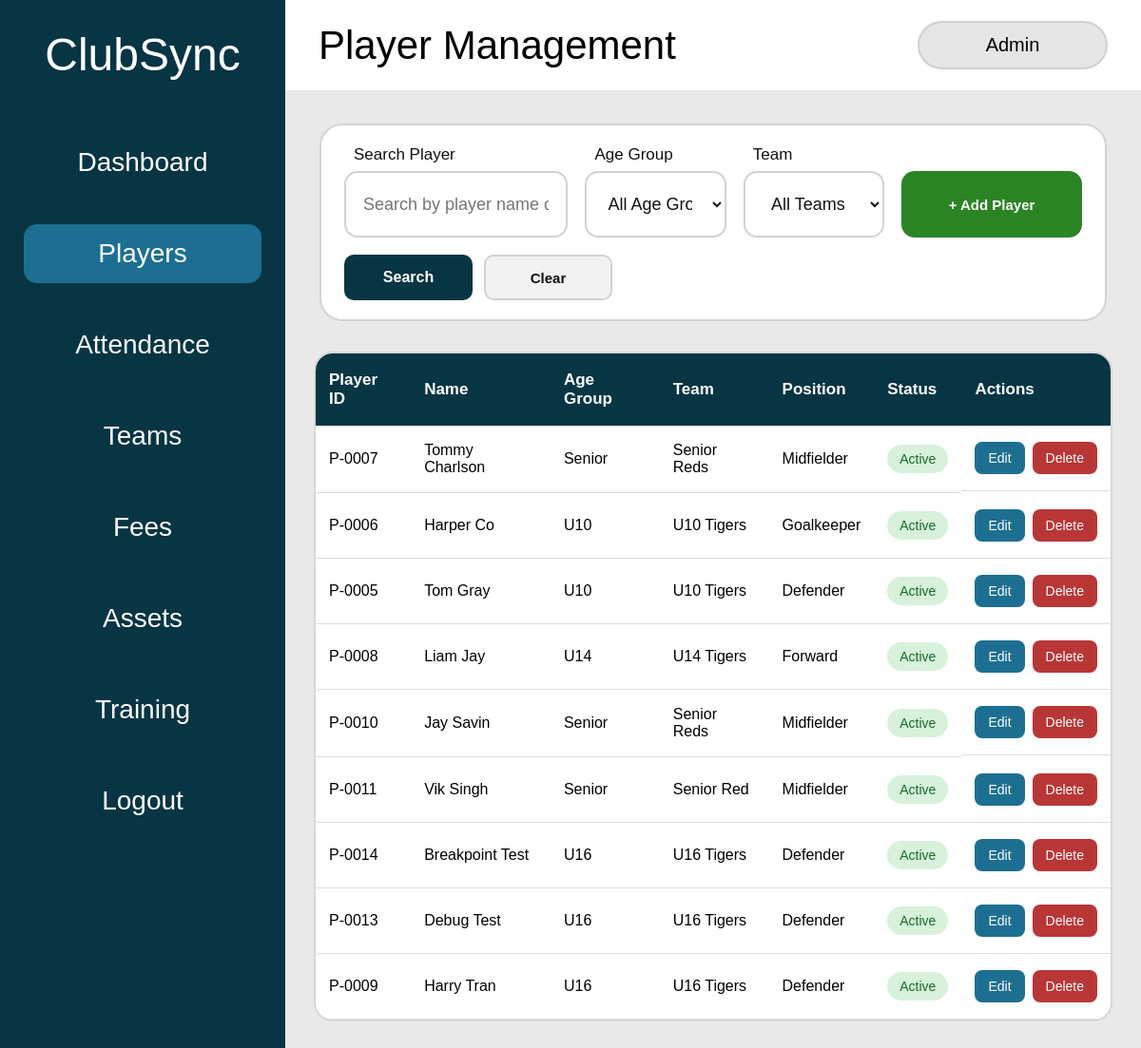
Before: /players (signed in) with the older database file.
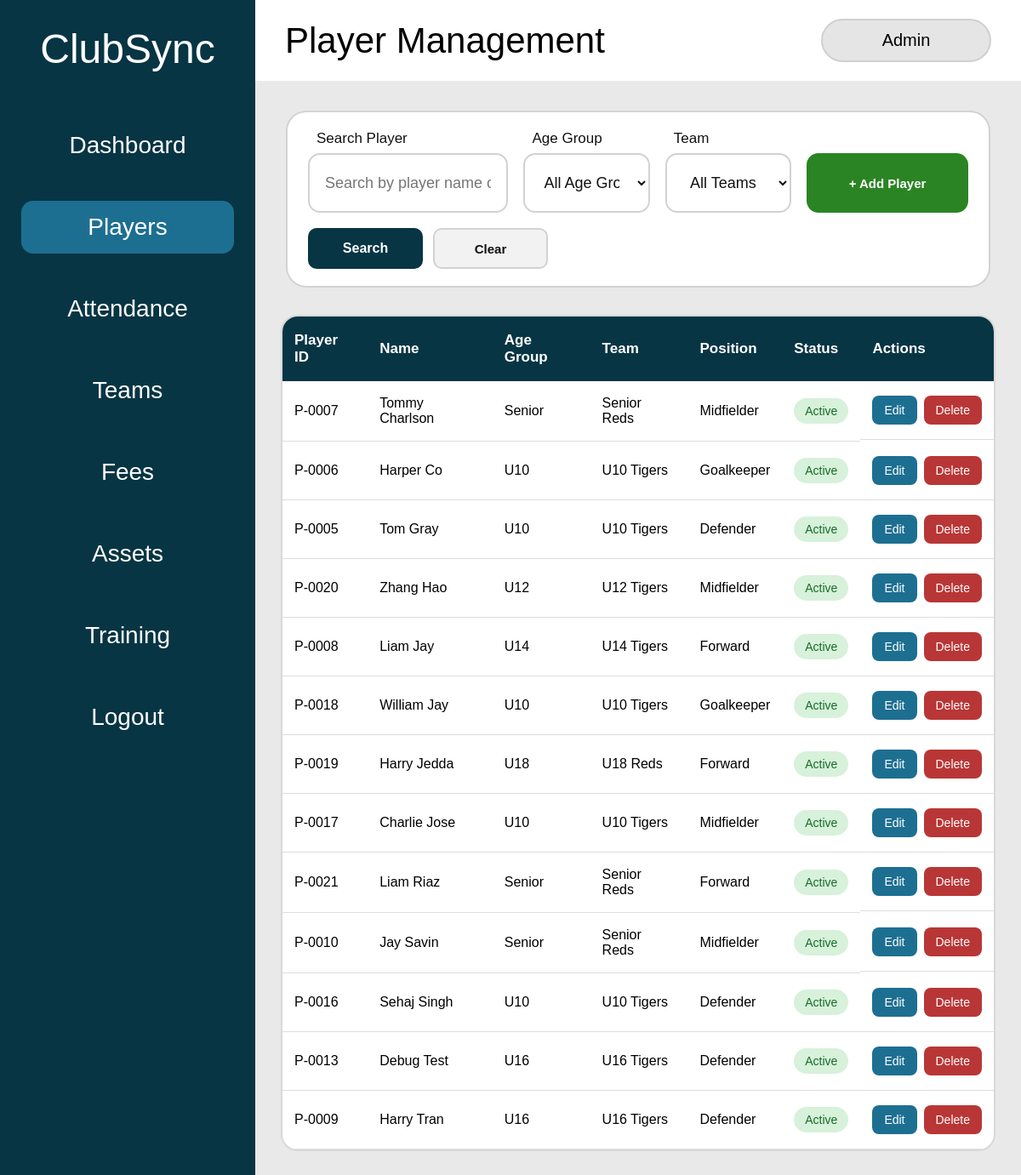
After: the same page with the newer database file.
### tables this page shows
CREATE TABLE players (
    player_id INTEGER PRIMARY KEY AUTOINCREMENT,
    first_name TEXT NOT NULL,
    last_name TEXT NOT NULL,
    date_of_birth TEXT NOT NULL,
    age_group TEXT NOT NULL,
    team TEXT NOT NULL,
    position TEXT NOT NULL,
    contact_phone TEXT,
    emergency_contact TEXT,
    medical_notes TEXT,
    registration_status TEXT NOT NULL DEFAULT 'Active'
);

### app.py (the view, shortened to what this page needs)
@app.route("/players")
def players():
    if "role" not in session:
        return redirect(url_for("login"))
    if session["role"] == "Viewer":
        return redirect(url_for("viewer"))
    search = request.args.get(
        "search",
        ""
    ).strip()
    age_group = request.args.get(
        "age_group",
        ""
    ).strip()
    team = request.args.get(
        "team",
        ""
    ).strip()
    connection = get_database_connection()
    query = """
        SELECT *
        FROM players
        WHERE 1 = 1
    """
    parameters = []
    if age_group:
        query += " AND age_group = ?"
        parameters.append(age_group)
    if team:
        query += " AND team = ?"
        parameters.append(team)
    query += """
        ORDER BY
            last_name,
            first_name
    """
    player_records = connection.execute(
        query,
        parameters
    ).fetchall()
    teams = connection.execute("""
        SELECT DISTINCT team
        FROM players
        WHERE team != ''
        ORDER BY team
    """).fetchall()
    connection.close()
    return render_template(
        "players.html",
        players=player_records,
        teams=teams,
        search=search,
        selected_age_group=age_group,
        selected_team=team
    )

### app.py (called while the page is built)
def get_database_connection():
    connection = sqlite3.connect("clubsync.db")
    connection.row_factory = sqlite3.Row
    connection.execute("PRAGMA foreign_keys = ON")
    return connection

### templates/players.html (shortened to what this page needs)
<!DOCTYPE html>
<html lang="en">
<head>
    <link
        rel="stylesheet"
        href="{{ url_for('static', filename='css/style.css') }}"
    >
</head>
<body>
<div class="app-layout">
    <aside class="sidebar">
        <h1>ClubSync</h1>
        <nav>
            <a href="{{ url_for('dashboard') }}">
                Dashboard
            </a>
            <a
                class="active"
                href="{{ url_for('players') }}"
            >
                Players
            </a>
            <a href="{{ url_for('attendance') }}">
                Attendance
            </a>
            <a href="{{ url_for('teams') }}">
                Teams
            </a>
            <a href="{{ url_for('fees') }}">
                Fees
            </a>
            <a href="{{ url_for('assets') }}">
                Assets
            </a>
            <a href="{{ url_for('training') }}">
                Training
            </a>
            <a href="{{ url_for('logout') }}">
                Logout
            </a>
        </nav>
    </aside>
    <main class="main-content">
        <div class="top-bar">
            <div>
                <h2>Player Management</h2>
            </div>
            <div class="user-box">
                {{ session["role"] }}
            </div>
        </div>
        <section class="players-toolbar {% if session['role'] == 'Admin' %}admin-layout{% else %}coach-layout{% endif %}">
            <form
                method="GET"
                action="{{ url_for('players') }}"
                class="player-search-form"
            >
                <div class="player-filter-field player-search-field">
                    <label for="playerSearch">
                        Search Player
                    </label>
                    <input
                        id="playerSearch"
                        type="text"
                        name="search"
                        placeholder="Search by player name or position"
                        value="{{ search }}"
                    >
                </div>
                <div class="player-filter-field">
                    <label for="playerAgeGroup">
                        Age Group
                    </label>
                    <select
                        id="playerAgeGroup"
                        name="age_group"
                    >
                        <option value="">
                            All Age Groups
                        </option>
                    </select>
                </div>
                <div class="player-filter-field">
                    <label for="playerTeam">
                        Team
                    </label>
                    <select
                        id="playerTeam"
                        name="team"
                    >
                        <option value="">
                            All Teams
                        </option>
                    </select>
                </div>
                <div class="player-filter-actions">
                    <button
                        type="submit"
                        class="player-search-button"
                    >
                        Search
                    </button>
                    <a
                        href="{{ url_for('players') }}"
                        class="clear-filter-button"
                    >
                        Clear
                    </a>
                </div>
            </form>
            {% if session["role"] == "Admin" %}
                <button
                    type="button"
                    class="add-player-button"
                    onclick="openAddPlayerModal()"
                >
                    + Add Player
                </button>
            {% endif %}
        </section>
        <section class="player-table-container">
            <table class="player-table">
                <thead>
                    <tr>
                        <th>Player ID</th>
                        <th>Name</th>
                        <th>Age Group</th>
                        <th>Team</th>
                        <th>Position</th>
                        <th>Status</th>
                        {% if session["role"] == "Admin" %}
                            <th>Actions</th>
                        {% endif %}
                    </tr>
                </thead>
                <tbody>
                    {% for player in players %}
                    <tr>
                        <td>
                            P-{{ "%04d"|format(player["player_id"]) }}
                        </td>
                        <td>
                            {{ player["first_name"] }}
                            {{ player["last_name"] }}
                        </td>
                        <td>
                            {{ player["age_group"] }}
                        </td>
                        <td>
                            {{ player["team"] }}
                        </td>
                        <td>
                            {{ player["position"] }}
                        </td>
                        <td>
                            <span
                                class="player-status
                                {% if player['registration_status'] == 'Active' %}
                                    active-status
                                {% else %}
                                    inactive-status
                                {% endif %}"
                            >
                                {{ player["registration_status"] }}
                            </span>
                        </td>
                        {% if session["role"] == "Admin" %}
                        <td class="player-actions">
                            <button
                                type="button"
                                class="edit-player-button"
                                onclick="openEditPlayerModal(
                                    '{{ player['player_id'] }}',
                                    '{{ player['first_name']|e }}',
                                    '{{ player['last_name']|e }}',
                                    '{{ player['date_of_birth'] }}',
                                    '{{ player['age_group'] }}',
                                    '{{ player['team']|e }}',
                                    '{{ player['position'] }}',
                                    '{{ player['contact_phone']|e }}',
                                    '{{ player['emergency_contact']|e }}',
                                    '{{ player['medical_notes']|e }}',
                                    '{{ player['registration_status'] }}'
                                )"
                            >
                                Edit
                            </button>
                            <form
                                method="POST"
                                action="{{ url_for(
                                    'delete_player',
                                    player_id=player['player_id']
                                ) }}"
                                class="delete-player-form"
                                onsubmit="return confirm(
                                    'Are you sure you want to delete this player?'
                                );"
                            >
                                <button
                                    type="submit"
                                    class="delete-player-button"
                                >
                                    Delete
                                </button>
                            </form>
                        </td>
                        {% endif %}
                    </tr>
                    {% endfor %}
                </tbody>
            </table>
        </section>
    </main>
</div>
</body>
</html>

Changed rows visible on the page:
removed players: player_id "0011", first_name "Vik", last_name "Singh", age_group "Senior", team "Senior Red", position "Midfielder", registration_status "Active"
removed players: player_id "0014", first_name "Breakpoint", last_name "Test", age_group "U16", team "U16 Tigers", position "Defender", registration_status "Active"
added players: player_id "0020", first_name "Zhang", last_name "Hao", age_group "U12", team "U12 Tigers", position "Midfielder", registration_status "Active"
added players: player_id "0018", first_name "William", last_name "Jay", age_group "U10", team "U10 Tigers", position "Goalkeeper", registration_status "Active"
added players: player_id "0019", first_name "Harry", last_name "Jedda", age_group "U18", team "U18 Reds", position "Forward", registration_status "Active"
added players: player_id "0017", first_name "Charlie", last_name "Jose", age_group "U10", team "U10 Tigers", position "Midfielder", registration_status "Active"
added players: player_id "0021", first_name "Liam", last_name "Riaz", age_group "Senior", team "Senior Reds", position "Forward", registration_status "Active"
added players: player_id "0016", first_name "Sehaj", last_name "Singh", age_group "U10", team "U10 Tigers", position "Defender", registration_status "Active"
